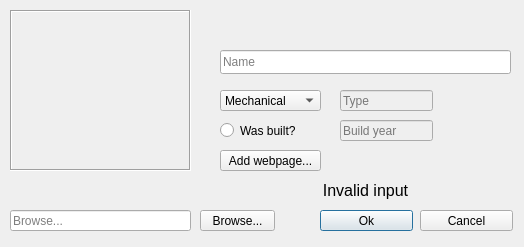
<?xml version="1.0" encoding="UTF-8"?>
<ui version="4.0">
 <class>editComputer</class>
 <widget class="QDialog" name="editComputer">
  <property name="geometry">
   <rect>
    <x>0</x>
    <y>0</y>
    <width>524</width>
    <height>247</height>
   </rect>
  </property>
  <property name="windowTitle">
   <string>Edit computer</string>
  </property>
  <property name="windowIcon">
   <iconset resource="resources.qrc">
    <normaloff>:/icons/Update.png</normaloff>:/icons/Update.png</iconset>
  </property>
  <widget class="QLineEdit" name="C_input_imagepath">
   <property name="geometry">
    <rect>
     <x>10</x>
     <y>210</y>
     <width>181</width>
     <height>21</height>
    </rect>
   </property>
   <property name="placeholderText">
    <string>Browse...</string>
   </property>
  </widget>
  <widget class="QLineEdit" name="InputComputerName">
   <property name="geometry">
    <rect>
     <x>220</x>
     <y>50</y>
     <width>291</width>
     <height>24</height>
    </rect>
   </property>
   <property name="text">
    <string/>
   </property>
   <property name="placeholderText">
    <string>Name</string>
   </property>
  </widget>
  <widget class="QLabel" name="InvalidInput">
   <property name="enabled">
    <bool>true</bool>
   </property>
   <property name="geometry">
    <rect>
     <x>220</x>
     <y>180</y>
     <width>291</width>
     <height>20</height>
    </rect>
   </property>
   <property name="font">
    <font>
     <pointsize>12</pointsize>
    </font>
   </property>
   <property name="text">
    <string>Invalid input</string>
   </property>
   <property name="alignment">
    <set>Qt::AlignCenter</set>
   </property>
  </widget>
  <widget class="QComboBox" name="TypeDropDown">
   <property name="geometry">
    <rect>
     <x>220</x>
     <y>90</y>
     <width>101</width>
     <height>21</height>
    </rect>
   </property>
   <item>
    <property name="text">
     <string>Mechanical</string>
    </property>
   </item>
   <item>
    <property name="text">
     <string>Vacuum</string>
    </property>
   </item>
   <item>
    <property name="text">
     <string>Transistors</string>
    </property>
   </item>
   <item>
    <property name="text">
     <string>Digital</string>
    </property>
   </item>
   <item>
    <property name="text">
     <string>Other...</string>
    </property>
   </item>
  </widget>
  <widget class="QRadioButton" name="RadioWasBuilt">
   <property name="geometry">
    <rect>
     <x>220</x>
     <y>120</y>
     <width>101</width>
     <height>21</height>
    </rect>
   </property>
   <property name="text">
    <string>Was built?</string>
   </property>
  </widget>
  <widget class="QLineEdit" name="InputBuiltYear">
   <property name="enabled">
    <bool>false</bool>
   </property>
   <property name="geometry">
    <rect>
     <x>340</x>
     <y>120</y>
     <width>93</width>
     <height>21</height>
    </rect>
   </property>
   <property name="text">
    <string/>
   </property>
   <property name="placeholderText">
    <string>Build year</string>
   </property>
  </widget>
  <widget class="QPushButton" name="C_add_ok">
   <property name="geometry">
    <rect>
     <x>320</x>
     <y>210</y>
     <width>93</width>
     <height>21</height>
    </rect>
   </property>
   <property name="text">
    <string>Ok</string>
   </property>
  </widget>
  <widget class="QLineEdit" name="InputComputerType">
   <property name="enabled">
    <bool>false</bool>
   </property>
   <property name="geometry">
    <rect>
     <x>340</x>
     <y>90</y>
     <width>93</width>
     <height>21</height>
    </rect>
   </property>
   <property name="placeholderText">
    <string>Type</string>
   </property>
  </widget>
  <widget class="QLabel" name="c_showUrl">
   <property name="geometry">
    <rect>
     <x>330</x>
     <y>150</y>
     <width>171</width>
     <height>21</height>
    </rect>
   </property>
   <property name="text">
    <string/>
   </property>
  </widget>
  <widget class="QPushButton" name="addWebpage">
   <property name="geometry">
    <rect>
     <x>220</x>
     <y>150</y>
     <width>101</width>
     <height>21</height>
    </rect>
   </property>
   <property name="text">
    <string>Add webpage...</string>
   </property>
  </widget>
  <widget class="QLabel" name="ComputerImageLabel">
   <property name="geometry">
    <rect>
     <x>10</x>
     <y>10</y>
     <width>181</width>
     <height>161</height>
    </rect>
   </property>
   <property name="frameShape">
    <enum>QFrame::Box</enum>
   </property>
   <property name="frameShadow">
    <enum>QFrame::Sunken</enum>
   </property>
   <property name="lineWidth">
    <number>1</number>
   </property>
   <property name="midLineWidth">
    <number>0</number>
   </property>
   <property name="text">
    <string/>
   </property>
   <property name="pixmap">
    <pixmap resource="resources.qrc">:/icons/noImage.png</pixmap>
   </property>
   <property name="scaledContents">
    <bool>true</bool>
   </property>
  </widget>
  <widget class="QPushButton" name="browseImagePath">
   <property name="geometry">
    <rect>
     <x>200</x>
     <y>210</y>
     <width>75</width>
     <height>21</height>
    </rect>
   </property>
   <property name="text">
    <string>Browse...</string>
   </property>
  </widget>
  <widget class="QPushButton" name="Cancel">
   <property name="geometry">
    <rect>
     <x>420</x>
     <y>210</y>
     <width>93</width>
     <height>21</height>
    </rect>
   </property>
   <property name="text">
    <string>Cancel</string>
   </property>
  </widget>
 </widget>
 <resources>
  <include location="resources.qrc"/>
 </resources>
 <connections/>
</ui>
